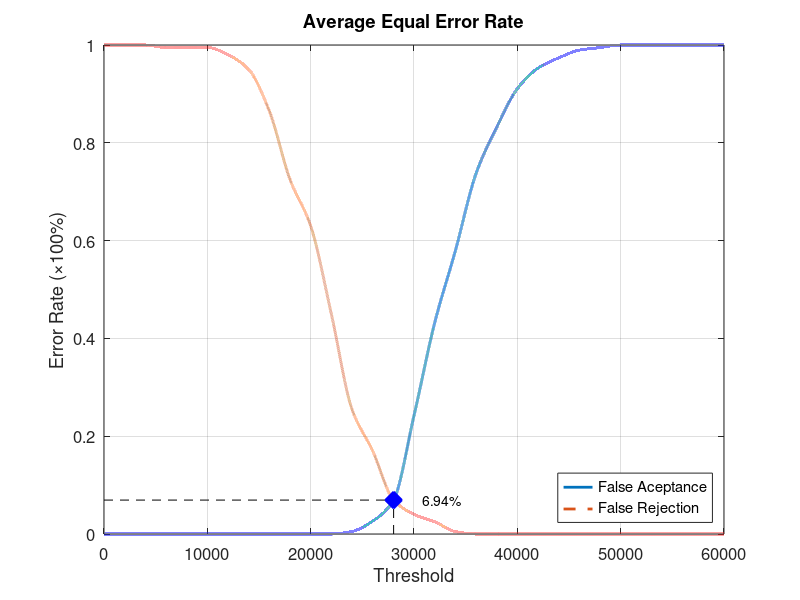
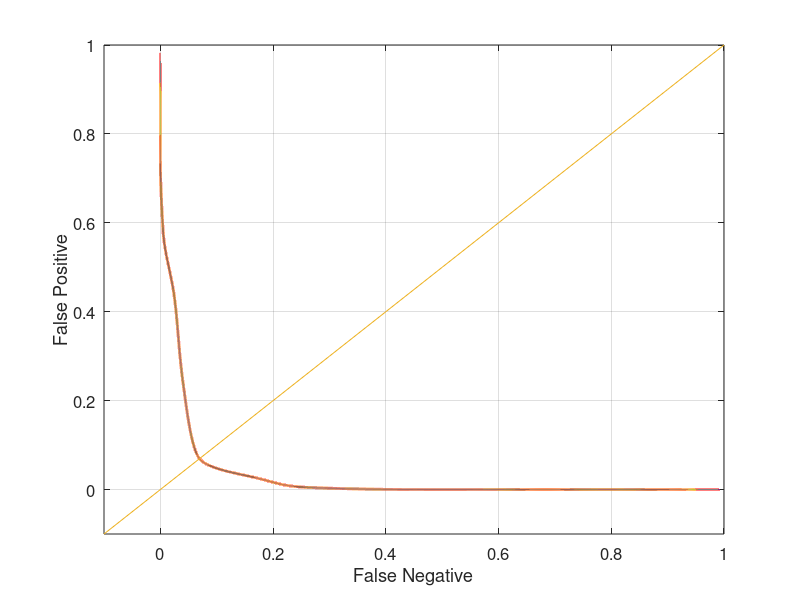

These figures' MATLAB source, in order:
function yEER = Database3_2
close all;
clear;
clc;
x = 0:2000:60000;
xq = 0:0.5:60000;

y0 = [0 0 0 0 0 0 0 0 0 0 0 0 0.00526316 0.0263158 0.0684211 0.242105 0.431579 0.578947 0.736842 0.831579 0.910526 0.952632 0.973684 0.989474 0.994737 1 1 1 1 1 1];
yy0 = interp1(x, y0, xq, 'pchip');
y1 = [1 1 1 0.995 0.995 0.995 0.98 0.95 0.865 0.725 0.63 0.45 0.255 0.17 0.07 0.04 0.025 0.005 0 0 0 0 0 0 0 0 0 0 0 0 0];
yy1 = interp1(x, y1, xq, 'pchip');

% Calculating EER: 
y2 = abs(y0 - y1);
find(y2 == min(y2))
yy2 = abs(yy0 - yy1);
xEER = find(yy2 == min(yy2));
xEERIndex = xq(xEER) % X-axis EER
yEER = yy0(xEER) % Y-axis EER

main = figure
plot(xq, yy0,'-','LineWidth', 2);	hold on
plot(xq, yy1,'--','LineWidth', 2);	hold on
plot([xEERIndex xEERIndex], [0 yEER], 'k--');	hold on
plot([0 xEERIndex], [yEER yEER], 'k--');	hold on
plot(xEERIndex, yEER, 'bx', 'LineWidth', 10);	hold on
text(xEERIndex + 10 * xEERIndex / 100, yEER, [num2str(round((10000 * yEER)) / 100) '%'])
legend('False Aceptance', 'False Rejection', 'Location', 'SouthEast')
xlabel('Threshold')
ylabel('Error Rate (\times100%)')
title('Average Equal Error Rate')
set(gca, 'FontSize', 12)
axis([0 60000 0 1])
grid on

print(main, 'Database3_2Main', '-dpng');
FNRxFPR = figure('Color', [1 1 1]);
plot(yy1, yy0, '-', yy1, yy0, 'LineWidth', 2);
hold on
y = -0.1:0.1:1
plot(y, y); 
set(gca, 'FontSize', 12)
xlabel('False Negative')
ylabel('False Positive')
axis([-0.1 1 -0.1 1])
set(gca, 'FontSize', 12)
grid on

print(FNRxFPR, 'Database3_2FNRxFPR','-dpng');
end
